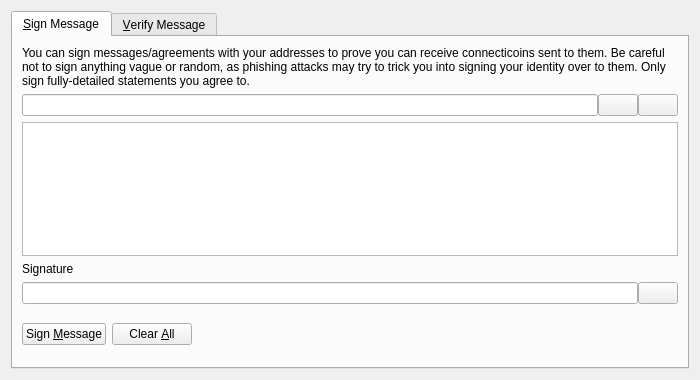
<?xml version="1.0" encoding="UTF-8"?>
<ui version="4.0">
 <class>SignVerifyMessageDialog</class>
 <widget class="QDialog" name="SignVerifyMessageDialog">
  <property name="geometry">
   <rect>
    <x>0</x>
    <y>0</y>
    <width>700</width>
    <height>380</height>
   </rect>
  </property>
  <property name="windowTitle">
   <string>Signatures - Sign / Verify a Message</string>
  </property>
  <property name="modal">
   <bool>true</bool>
  </property>
  <layout class="QVBoxLayout" name="verticalLayout">
   <item>
    <widget class="QTabWidget" name="tabWidget">
     <property name="currentIndex">
      <number>0</number>
     </property>
     <widget class="QWidget" name="tabSignMessage">
      <attribute name="title">
       <string>&amp;Sign Message</string>
      </attribute>
      <layout class="QVBoxLayout" name="verticalLayout_SM">
       <item>
        <widget class="QLabel" name="infoLabel_SM">
         <property name="text">
          <string>You can sign messages/agreements with your addresses to prove you can receive connecticoins sent to them. Be careful not to sign anything vague or random, as phishing attacks may try to trick you into signing your identity over to them. Only sign fully-detailed statements you agree to.</string>
         </property>
         <property name="textFormat">
          <enum>Qt::PlainText</enum>
         </property>
         <property name="wordWrap">
          <bool>true</bool>
         </property>
        </widget>
       </item>
       <item>
        <layout class="QHBoxLayout" name="horizontalLayout_1_SM">
         <property name="spacing">
          <number>0</number>
         </property>
         <item>
          <widget class="QValidatedLineEdit" name="addressIn_SM">
           <property name="toolTip">
            <string>The ConnectiCoin address to sign the message with</string>
           </property>
          </widget>
         </item>
         <item>
          <widget class="QPushButton" name="addressBookButton_SM">
           <property name="toolTip">
            <string>Choose previously used address</string>
           </property>
           <property name="text">
            <string/>
           </property>
           <property name="icon">
            <iconset resource="../bitcoin.qrc">
             <normaloff>:/icons/address-book</normaloff>:/icons/address-book</iconset>
           </property>
           <property name="shortcut">
            <string>Alt+A</string>
           </property>
           <property name="autoDefault">
            <bool>false</bool>
           </property>
          </widget>
         </item>
         <item>
          <widget class="QPushButton" name="pasteButton_SM">
           <property name="toolTip">
            <string>Paste address from clipboard</string>
           </property>
           <property name="text">
            <string/>
           </property>
           <property name="icon">
            <iconset resource="../bitcoin.qrc">
             <normaloff>:/icons/editpaste</normaloff>:/icons/editpaste</iconset>
           </property>
           <property name="shortcut">
            <string>Alt+P</string>
           </property>
           <property name="autoDefault">
            <bool>false</bool>
           </property>
          </widget>
         </item>
        </layout>
       </item>
       <item>
        <widget class="QPlainTextEdit" name="messageIn_SM">
         <property name="toolTip">
          <string>Enter the message you want to sign here</string>
         </property>
        </widget>
       </item>
       <item>
        <widget class="QLabel" name="signatureLabel_SM">
         <property name="text">
          <string>Signature</string>
         </property>
         <property name="textFormat">
          <enum>Qt::PlainText</enum>
         </property>
        </widget>
       </item>
       <item>
        <layout class="QHBoxLayout" name="horizontalLayout_2_SM">
         <property name="spacing">
          <number>0</number>
         </property>
         <item>
          <widget class="QLineEdit" name="signatureOut_SM">
           <property name="font">
            <font>
             <italic>true</italic>
            </font>
           </property>
           <property name="readOnly">
            <bool>true</bool>
           </property>
          </widget>
         </item>
         <item>
          <widget class="QPushButton" name="copySignatureButton_SM">
           <property name="toolTip">
            <string>Copy the current signature to the system clipboard</string>
           </property>
           <property name="text">
            <string/>
           </property>
           <property name="icon">
            <iconset resource="../bitcoin.qrc">
             <normaloff>:/icons/editcopy</normaloff>:/icons/editcopy</iconset>
           </property>
           <property name="autoDefault">
            <bool>false</bool>
           </property>
          </widget>
         </item>
        </layout>
       </item>
       <item>
        <layout class="QHBoxLayout" name="horizontalLayout_3_SM">
         <item>
          <widget class="QPushButton" name="signMessageButton_SM">
           <property name="toolTip">
            <string>Sign the message to prove you own this ConnectiCoin address</string>
           </property>
           <property name="text">
            <string>Sign &amp;Message</string>
           </property>
           <property name="icon">
            <iconset resource="../bitcoin.qrc">
             <normaloff>:/icons/edit</normaloff>:/icons/edit</iconset>
           </property>
           <property name="autoDefault">
            <bool>false</bool>
           </property>
          </widget>
         </item>
         <item>
          <widget class="QPushButton" name="clearButton_SM">
           <property name="toolTip">
            <string>Reset all sign message fields</string>
           </property>
           <property name="text">
            <string>Clear &amp;All</string>
           </property>
           <property name="icon">
            <iconset resource="../bitcoin.qrc">
             <normaloff>:/icons/remove</normaloff>:/icons/remove</iconset>
           </property>
           <property name="autoDefault">
            <bool>false</bool>
           </property>
          </widget>
         </item>
         <item>
          <spacer name="horizontalSpacer_1_SM">
           <property name="orientation">
            <enum>Qt::Horizontal</enum>
           </property>
           <property name="sizeHint" stdset="0">
            <size>
             <width>40</width>
             <height>48</height>
            </size>
           </property>
          </spacer>
         </item>
         <item>
          <widget class="QLabel" name="statusLabel_SM">
           <property name="font">
            <font>
             <weight>75</weight>
             <bold>true</bold>
            </font>
           </property>
           <property name="text">
            <string/>
           </property>
           <property name="wordWrap">
            <bool>true</bool>
           </property>
          </widget>
         </item>
         <item>
          <spacer name="horizontalSpacer_2_SM">
           <property name="orientation">
            <enum>Qt::Horizontal</enum>
           </property>
           <property name="sizeHint" stdset="0">
            <size>
             <width>40</width>
             <height>48</height>
            </size>
           </property>
          </spacer>
         </item>
        </layout>
       </item>
      </layout>
     </widget>
     <widget class="QWidget" name="tabVerifyMessage">
      <attribute name="title">
       <string>&amp;Verify Message</string>
      </attribute>
      <layout class="QVBoxLayout" name="verticalLayout_VM">
       <item>
        <widget class="QLabel" name="infoLabel_VM">
         <property name="text">
          <string>Enter the receiver's address, message (ensure you copy line breaks, spaces, tabs, etc. exactly) and signature below to verify the message. Be careful not to read more into the signature than what is in the signed message itself, to avoid being tricked by a man-in-the-middle attack. Note that this only proves the signing party receives with the address, it cannot prove sendership of any transaction!</string>
         </property>
         <property name="textFormat">
          <enum>Qt::PlainText</enum>
         </property>
         <property name="alignment">
          <set>Qt::AlignLeading|Qt::AlignLeft|Qt::AlignTop</set>
         </property>
         <property name="wordWrap">
          <bool>true</bool>
         </property>
        </widget>
       </item>
       <item>
        <layout class="QHBoxLayout" name="horizontalLayout_1_VM">
         <property name="spacing">
          <number>0</number>
         </property>
         <item>
          <widget class="QValidatedLineEdit" name="addressIn_VM">
           <property name="toolTip">
            <string>The ConnectiCoin address the message was signed with</string>
           </property>
          </widget>
         </item>
         <item>
          <widget class="QPushButton" name="addressBookButton_VM">
           <property name="toolTip">
            <string>Choose previously used address</string>
           </property>
           <property name="text">
            <string/>
           </property>
           <property name="icon">
            <iconset resource="../bitcoin.qrc">
             <normaloff>:/icons/address-book</normaloff>:/icons/address-book</iconset>
           </property>
           <property name="shortcut">
            <string>Alt+A</string>
           </property>
           <property name="autoDefault">
            <bool>false</bool>
           </property>
          </widget>
         </item>
        </layout>
       </item>
       <item>
        <widget class="QPlainTextEdit" name="messageIn_VM"/>
       </item>
       <item>
        <widget class="QValidatedLineEdit" name="signatureIn_VM"/>
       </item>
       <item>
        <layout class="QHBoxLayout" name="horizontalLayout_2_VM">
         <item>
          <widget class="QPushButton" name="verifyMessageButton_VM">
           <property name="toolTip">
            <string>Verify the message to ensure it was signed with the specified ConnectiCoin address</string>
           </property>
           <property name="text">
            <string>Verify &amp;Message</string>
           </property>
           <property name="icon">
            <iconset resource="../bitcoin.qrc">
             <normaloff>:/icons/transaction_0</normaloff>:/icons/transaction_0</iconset>
           </property>
           <property name="autoDefault">
            <bool>false</bool>
           </property>
          </widget>
         </item>
         <item>
          <widget class="QPushButton" name="clearButton_VM">
           <property name="toolTip">
            <string>Reset all verify message fields</string>
           </property>
           <property name="text">
            <string>Clear &amp;All</string>
           </property>
           <property name="icon">
            <iconset resource="../bitcoin.qrc">
             <normaloff>:/icons/remove</normaloff>:/icons/remove</iconset>
           </property>
           <property name="autoDefault">
            <bool>false</bool>
           </property>
          </widget>
         </item>
         <item>
          <spacer name="horizontalSpacer_1_VM">
           <property name="orientation">
            <enum>Qt::Horizontal</enum>
           </property>
           <property name="sizeHint" stdset="0">
            <size>
             <width>40</width>
             <height>48</height>
            </size>
           </property>
          </spacer>
         </item>
         <item>
          <widget class="QLabel" name="statusLabel_VM">
           <property name="font">
            <font>
             <weight>75</weight>
             <bold>true</bold>
            </font>
           </property>
           <property name="text">
            <string/>
           </property>
           <property name="wordWrap">
            <bool>true</bool>
           </property>
          </widget>
         </item>
         <item>
          <spacer name="horizontalSpacer_2_VM">
           <property name="orientation">
            <enum>Qt::Horizontal</enum>
           </property>
           <property name="sizeHint" stdset="0">
            <size>
             <width>40</width>
             <height>48</height>
            </size>
           </property>
          </spacer>
         </item>
        </layout>
       </item>
      </layout>
     </widget>
    </widget>
   </item>
  </layout>
 </widget>
 <customwidgets>
  <customwidget>
   <class>QValidatedLineEdit</class>
   <extends>QLineEdit</extends>
   <header>qt/qvalidatedlineedit.h</header>
  </customwidget>
 </customwidgets>
 <resources>
  <include location="../bitcoin.qrc"/>
 </resources>
 <connections/>
</ui>
